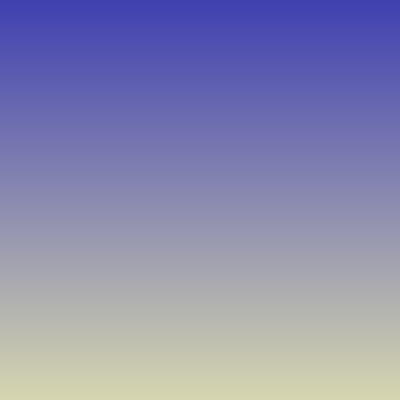
Frame 1 (no input)
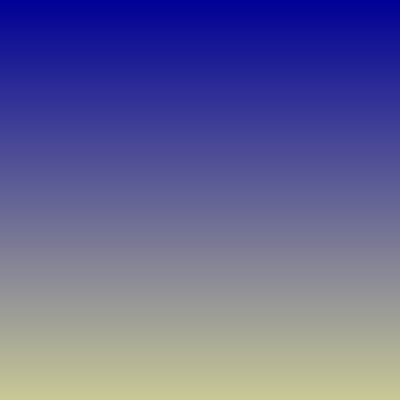
Frame 60 (no input)
Frame 120 (the mouse pressed at the canvas centre since frame 60): identical to frame 60, image omitted

The p5.js sketch that drew these frames (run headless with seeded random() and noise() and a simulated clock; from frame 60 on, the mouse is pressed at the canvas centre):

// p5.js sketch
// ── sketch.js
var x = 50;
var y = 50;
var dia = 50

function setup() {
  createCanvas(400, 400);
  //print(width);
  //print(height);
}

//keyIsPressed reacts to the up/down/side/side arrows 
function draw() {
  //lines 13-15 are the gradient
  createbackground();
  if (keyIsPressed) {
    if (keyCode == RIGHT_ARROW) {
      x += 3;
      if (x >= width - dia / 2) x = width - dia / 2
    } else if (keyCode == LEFT_ARROW) {
      x -= +3;
      if (x <= dia / 2) x = dia / 2;
    } else if (keyCode == DOWN_ARROW) {
      y += 3;
      if (y >= height - dia / 2) y = height - dia / 2;
    } else if (keyCode == UP_ARROW) {
      y -= 3;
      if (y <= dia / 2) y = dia / 2;
    }

    print(x, y);
    ellipse(x, y, dia, dia);
  }

  function createbackground() {
    for (i = 0; i < 500; i++) {
      stroke(i * 0.5, i * 0.5, 150);
      line(0, i, 500, i);
    }
  }
}
